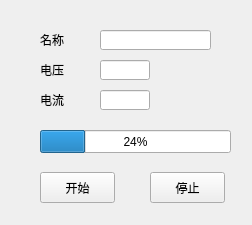
<?xml version="1.0" encoding="UTF-8"?>
<ui version="4.0">
 <class>AddModifyAirDisposeDialog</class>
 <widget class="QDialog" name="AddModifyAirDisposeDialog">
  <property name="geometry">
   <rect>
    <x>0</x>
    <y>0</y>
    <width>252</width>
    <height>225</height>
   </rect>
  </property>
  <property name="windowTitle">
   <string>AddModifyAirDisposeDialog</string>
  </property>
  <widget class="QLabel" name="label_53">
   <property name="geometry">
    <rect>
     <x>40</x>
     <y>60</y>
     <width>54</width>
     <height>20</height>
    </rect>
   </property>
   <property name="sizePolicy">
    <sizepolicy hsizetype="Minimum" vsizetype="Preferred">
     <horstretch>0</horstretch>
     <verstretch>0</verstretch>
    </sizepolicy>
   </property>
   <property name="minimumSize">
    <size>
     <width>54</width>
     <height>0</height>
    </size>
   </property>
   <property name="maximumSize">
    <size>
     <width>54</width>
     <height>16777215</height>
    </size>
   </property>
   <property name="text">
    <string>电压</string>
   </property>
  </widget>
  <widget class="QLabel" name="label">
   <property name="geometry">
    <rect>
     <x>40</x>
     <y>90</y>
     <width>54</width>
     <height>20</height>
    </rect>
   </property>
   <property name="minimumSize">
    <size>
     <width>54</width>
     <height>0</height>
    </size>
   </property>
   <property name="maximumSize">
    <size>
     <width>54</width>
     <height>16777215</height>
    </size>
   </property>
   <property name="text">
    <string>电流</string>
   </property>
  </widget>
  <widget class="QLineEdit" name="voltageLineEdit">
   <property name="geometry">
    <rect>
     <x>100</x>
     <y>60</y>
     <width>50</width>
     <height>20</height>
    </rect>
   </property>
   <property name="minimumSize">
    <size>
     <width>50</width>
     <height>0</height>
    </size>
   </property>
   <property name="maximumSize">
    <size>
     <width>50</width>
     <height>16777215</height>
    </size>
   </property>
  </widget>
  <widget class="QLineEdit" name="currentLineEdit">
   <property name="geometry">
    <rect>
     <x>100</x>
     <y>90</y>
     <width>50</width>
     <height>20</height>
    </rect>
   </property>
   <property name="minimumSize">
    <size>
     <width>50</width>
     <height>0</height>
    </size>
   </property>
   <property name="maximumSize">
    <size>
     <width>50</width>
     <height>16777215</height>
    </size>
   </property>
  </widget>
  <widget class="QProgressBar" name="progressBar">
   <property name="geometry">
    <rect>
     <x>40</x>
     <y>130</y>
     <width>191</width>
     <height>23</height>
    </rect>
   </property>
   <property name="value">
    <number>24</number>
   </property>
   <property name="alignment">
    <set>Qt::AlignCenter</set>
   </property>
  </widget>
  <widget class="QPushButton" name="startButton">
   <property name="geometry">
    <rect>
     <x>40</x>
     <y>172</y>
     <width>75</width>
     <height>31</height>
    </rect>
   </property>
   <property name="text">
    <string>开始</string>
   </property>
   <property name="autoDefault">
    <bool>false</bool>
   </property>
  </widget>
  <widget class="QPushButton" name="stopButton">
   <property name="geometry">
    <rect>
     <x>150</x>
     <y>172</y>
     <width>75</width>
     <height>31</height>
    </rect>
   </property>
   <property name="text">
    <string>停止</string>
   </property>
   <property name="autoDefault">
    <bool>false</bool>
   </property>
  </widget>
  <widget class="QLabel" name="label_54">
   <property name="geometry">
    <rect>
     <x>40</x>
     <y>30</y>
     <width>54</width>
     <height>20</height>
    </rect>
   </property>
   <property name="sizePolicy">
    <sizepolicy hsizetype="Minimum" vsizetype="Preferred">
     <horstretch>0</horstretch>
     <verstretch>0</verstretch>
    </sizepolicy>
   </property>
   <property name="minimumSize">
    <size>
     <width>54</width>
     <height>0</height>
    </size>
   </property>
   <property name="maximumSize">
    <size>
     <width>54</width>
     <height>16777215</height>
    </size>
   </property>
   <property name="text">
    <string>名称</string>
   </property>
  </widget>
  <widget class="QLineEdit" name="nameLineEdit">
   <property name="geometry">
    <rect>
     <x>100</x>
     <y>30</y>
     <width>111</width>
     <height>20</height>
    </rect>
   </property>
   <property name="text">
    <string/>
   </property>
  </widget>
 </widget>
 <layoutdefault spacing="6" margin="11"/>
 <resources/>
 <connections/>
</ui>
